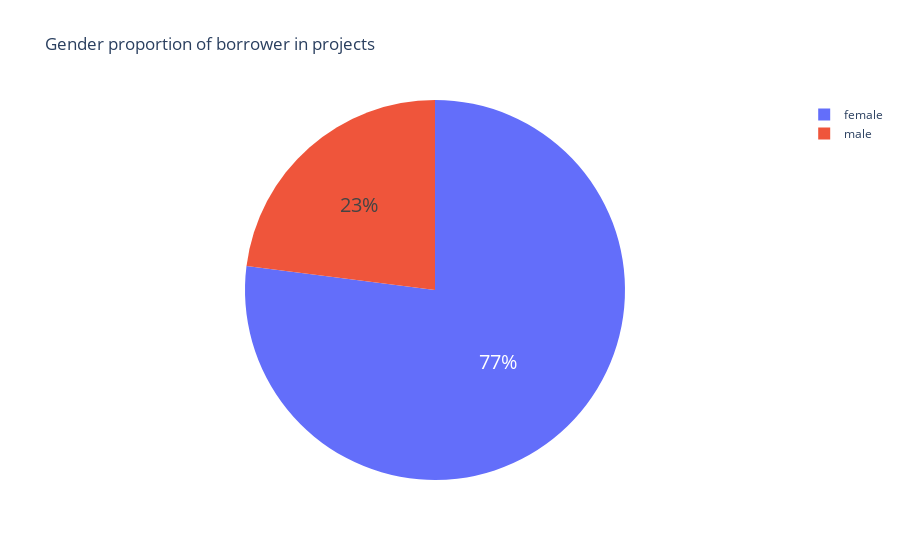

Source (notebook cell):
### Markdown cell above
## Who are the borrower?

### Code cell
import plotly.graph_objects as go
df.sex=df.sex.str.split(',').str[0]
borrowers = df['sex'].value_counts()
trace = go.Pie(labels= borrowers.index, values=((borrowers / borrowers.sum())*100),
              hoverinfo='label+percent',
               textfont=dict(size=20),
                showlegend=True)

layout = go.Layout(
    title="Gender proportion of borrower in projects"
)

data_trace = [trace]
fig = go.Figure(data=data_trace, layout=layout)
fig.show()

### Figure 1 — Plotly figure (JSON) as saved in the notebook; plotly's stock layout.template omitted (floating-point values rounded to 4 significant figures)
{"data": [{"hoverinfo": "label+percent", "labels": ["female", "male"], "showlegend": true, "textfont": {"size": 20}, "type": "pie", "values": [77.01, 22.99]}], "layout": {"title": {"text": "Gender proportion of borrower in projects"}}}
